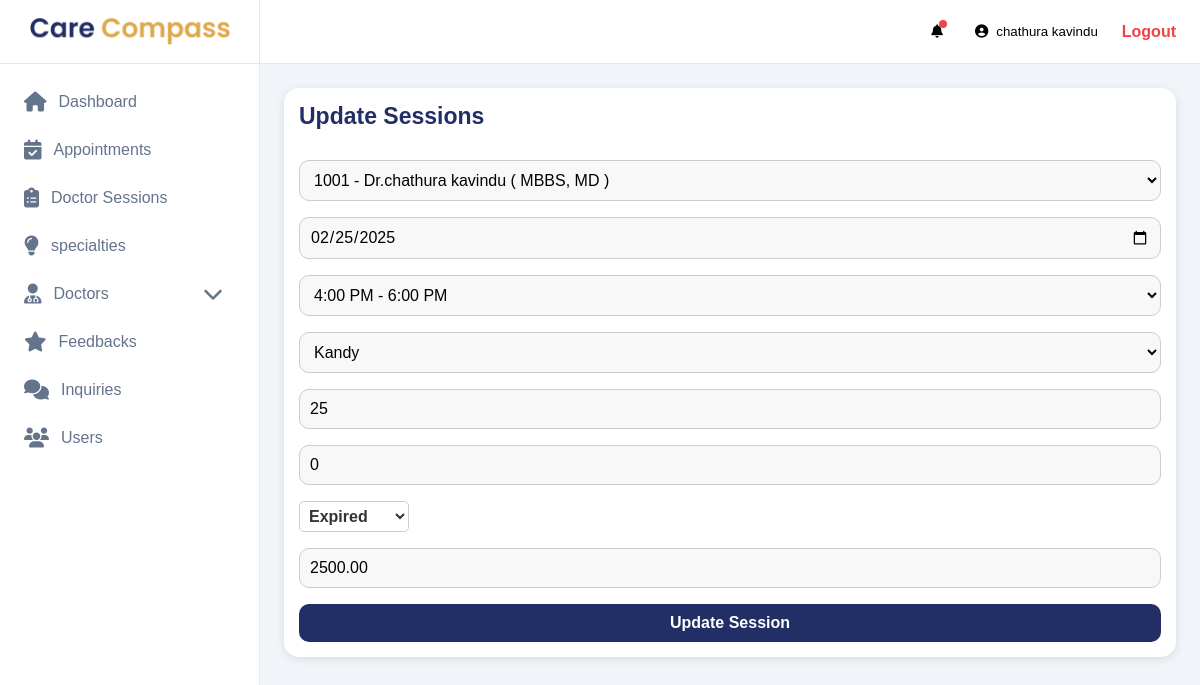
Page /admin/updateSessions.php?id=1 (signed in) on the committed database.
### tables this page shows
CREATE TABLE IF NOT EXISTS `doctors` (
  `id` int NOT NULL AUTO_INCREMENT,
  `regNo` int NOT NULL,
  `name` varchar(150) NOT NULL,
  `number` varchar(20) NOT NULL,
  `specialist` int NOT NULL,
  `image` varchar(250) DEFAULT NULL,
  `description` text,
  `experience` varchar(100) DEFAULT NULL,
  `certificates` varchar(250) NOT NULL,
  `language` varchar(100) NOT NULL,
  `userId` int DEFAULT NULL,
  `availability` int NOT NULL,
  PRIMARY KEY (`id`),
  UNIQUE KEY `regNo` (`regNo`)
);

CREATE TABLE IF NOT EXISTS `sessions` (
  `id` int NOT NULL AUTO_INCREMENT,
  `doctorID` int NOT NULL,
  `date` varchar(100) NOT NULL,
  `timePeriod` varchar(250) NOT NULL,
  `location` varchar(100) NOT NULL,
  `SpecialtyID` int NOT NULL,
  `count` int NOT NULL,
  `appointmentCount` int NOT NULL,
  `status` varchar(100) DEFAULT NULL,
  `charges` decimal(10,2) DEFAULT NULL,
  PRIMARY KEY (`id`)
);

### functions/appointment.php (called while the page is built, shortened)
<?php
function getSessionById($id, $conn)
{
    $sql = "SELECT sessions.*, d.name FROM sessions
    JOIN doctors d ON sessions.doctorID = d.id
    WHERE sessions.id='$id'";
    $result = mysqli_query($conn, $sql);
    $session = mysqli_fetch_assoc($result);
    return $session;
}

### functions/doctors.php (called while the page is built, shortened)
<?php
function getDoctorById($id, $conn){
    $sql = "SELECT doctors.* ,s.id AS sId, s.name AS specialistName FROM doctors
    LEFT JOIN doctors_speciality s ON doctors.specialist=s.id WHERE doctors.id='$id'";
    $result = mysqli_query($conn, $sql);
    $doctor = mysqli_fetch_assoc($result);
    return $doctor;
}

### admin/updateSessions.php (the view, shortened to what this page needs)
<?php
include 'header.php';
include '../db/config.php';
include '../functions/appointment.php';
include '../functions/doctors.php';
$session = getSessionById($_GET['id'], $conn);
$currentDoctor = getDoctorById($session['doctorID'], $conn);
?>
<div class="dashboard-content">
    <div class="card-body">
        <h5 class="addnewtitle">Update Sessions</h5>
        <form id="sessionForm" action="" method="POST">
            <select class="add-group" id="doctor_id" name="doctor_id">
                <option selected value="<?= $currentDoctor['id'] ?>"><?= $currentDoctor['regNo'] . ' - Dr.' . $currentDoctor['name'] . ' ( ' . $currentDoctor['certificates'] . ' ) ' ?></option>
            </select>
            <input type="date" class="add-group" id="date" name="date" value="<?= $session['date'] ?>">
            <select id="time_period" class="add-group" name="time_period">
                <option value="<?= $session['timePeriod'] ?>"><?= $session['timePeriod'] ?></option>
            </select>
            <select id="location" class="add-group" name="location">
                <option value="<?= $session['location'] ?>"><?= $session['location'] ?></option>
            </select>
            <input type="number" class="add-group" id="max_seats" name="max_seats" placeholder="Max Seats" value="<?= $session['count'] ?>">
            <input type="number" class="add-group" id="complete" name="appointmentCount" value="<?= $session['appointmentCount'] ?>">
            <select id="status" class="add-group" name="status">
                <option value="<?= $session['status'] ?>"><?= $session['status'] ?></option>
            </select>
            <input type="number" class="add-group" id="charges" name="charges" placeholder="Charges" value="<?= $session['charges'] ?>">
            <button type="submit" class="btn success">Update Session</button>
        </form>
    </div>
</div>
</body>
</html>

### assets/css/users/styles.css (style rules this page uses)
* { margin: 0; padding: 0; box-sizing: border-box; font-family: 'Poppins', sans-serif; font-weight: 500; --primary-color: #222F66; --secondary-color: #DEAA4E; }
body { background-color: #f1f5f9; color: #1e293b; }
.dashboard-content { padding: 24px; gap: 24px; display: flex; flex-direction: column; }
.card-body { border-radius: 15px; box-shadow: 0 2px 10px rgba(0, 0, 0, 0.1); background: #fff; padding: 15px; }
.btn { padding: 5px 10px; border-radius: 4px; text-decoration: none; font-size: 14px; transition: 0.2s; }
.addnewtitle { font-size: 23px; font-weight: 600; color: var(--primary-color); margin-bottom: 30px; }
.add-group { width: 100%; padding: 10px; margin-bottom: 16px; border: 1px solid #ccc; border-radius: 10px; font-size: 16px; background: #f8f8f8; }
.btn { padding: 10px 15px; border: none; border-radius: 10px; font-size: 16px; cursor: pointer; width: 100%; }
.success { background-color:var(--primary-color); color: white; font-weight: bold; }
input, textarea { font-size: 14px; font-weight: 500; width: 100%; padding: 0.75rem; border: 1px solid #d1d5db; border-radius: 0.5rem; background-color: white; transition: all 0.2s; }
select[name="status"] { width: 110px; padding: 5px; border-radius: 5px; border: 1px solid #ccc; background-color: #fff; color: #333; font-weight: bold; cursor: pointer; }

### rows in the picture
doctors: doctor_id "1001 - Dr.chathura kavindu ( MBBS, MD )"
sessions: date "02/25/2025", time_period "4:00 PM - 6:00 PM", location "Kandy", max_seats "25", appointmentCount "0", status "Expired", charges "2500.00"

### other values in the picture
$_SESSION['name'] "chathura kavindu"
